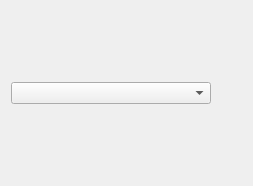
<?xml version="1.0" encoding="UTF-8"?>
<ui version="4.0">
 <class>FrameCombo</class>
 <widget class="QFrame" name="FrameCombo">
  <property name="geometry">
   <rect>
    <x>0</x>
    <y>0</y>
    <width>253</width>
    <height>186</height>
   </rect>
  </property>
  <property name="windowTitle">
   <string>Frame</string>
  </property>
  <layout class="QVBoxLayout" name="verticalLayout">
   <item>
    <widget class="QComboBox" name="combo">
     <property name="sizePolicy">
      <sizepolicy hsizetype="Maximum" vsizetype="Fixed">
       <horstretch>0</horstretch>
       <verstretch>0</verstretch>
      </sizepolicy>
     </property>
     <property name="minimumSize">
      <size>
       <width>200</width>
       <height>0</height>
      </size>
     </property>
    </widget>
   </item>
  </layout>
 </widget>
 <resources/>
 <connections/>
</ui>
